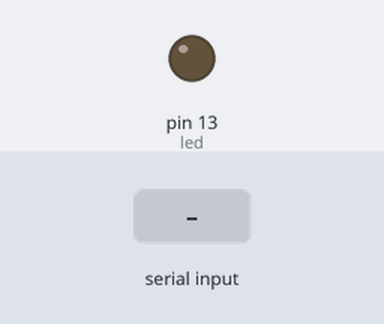
This sketch was run on a simulated Arduino Uno, built with avr-gcc and run on an emulated ATmega328P. On the bench: output pins drawn as LEDs (lit = HIGH). The test bench sets the inputs (shaded band).

Above: at 1.2 s.
1.3 s: "1" received over Serial
At 2.5 s:
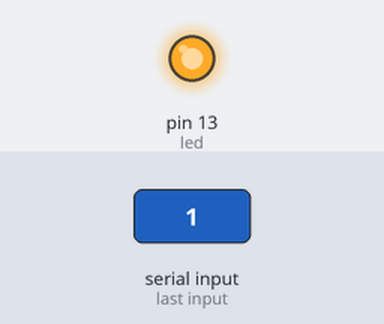
2.8 s: "0" received over Serial
At 3.9 s:
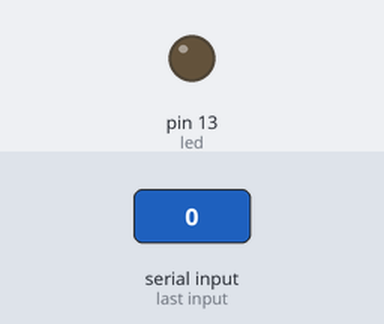
Timing chart, 0 to 5.8 s (numbered marks = the images above; inputs shaded):
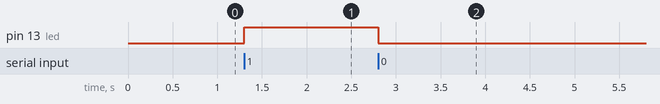

The sketch:

bluetooth.ino
```cpp
char data;
int led = 13;
void setup() {
  // put your setup code here, to run once:
Serial.begin(9600);
pinMode(led,OUTPUT);
}

void loop() {
  // put your main code here, to run repeatedly:
if(Serial.available()>0){
  data = Serial.read();

  switch(data){
    case '0': digitalWrite(led,LOW);
    break;
    case '1': digitalWrite(led,HIGH);
    break;
    default:
    ;

    }


  }


}
```

Measured:
- after the input at 1.3 s, pin 13 (led): LOW → HIGH at once
- after the input at 2.8 s, pin 13 (led): HIGH → LOW at once
